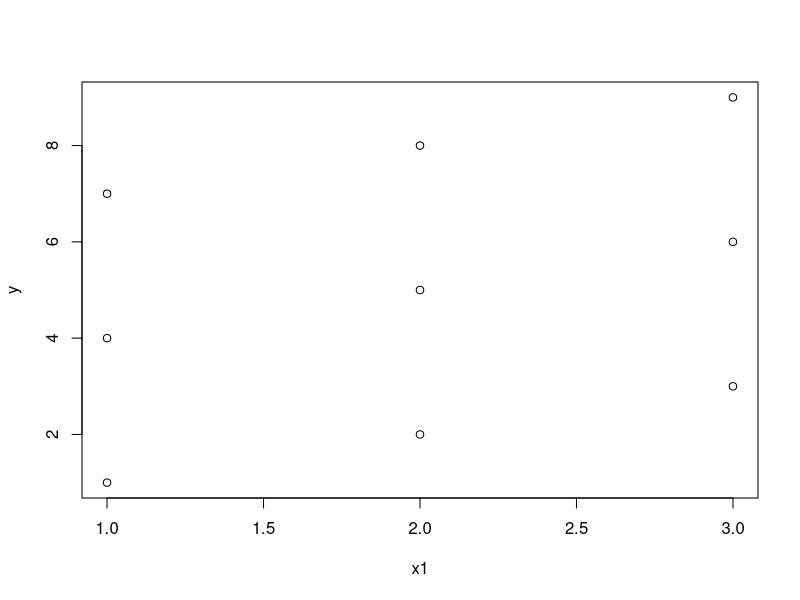

Source code (R):


(x1 <- 1:3)
(y <- 1:9)

(df1 <- cbind.data.frame(x1, y))
typeof(df1$x1)
str(df1)
plot(df1)

(x2 <- as.factor(c(1:3)))
(df2 <- cbind.data.frame(x2, y))
typeof(df2$x2)
str(df2)

x3 <- c(1:3)
df3 <- cbind.data.frame(x3, y)

(df3$x3 <- factor(df3$x3, levels = c(1, 2, 3)))

typeof(df3$x3)
str(df3)

x4 <- c(1:3)
(df4 <- cbind.data.frame(x4, y))
df4$x4 <- factor(df4$x4, levels = c(1,2,3),
                 labels = c("tom", "dick", "harry"))
df4


x5 <- c(1:3)
(df5 <- cbind.data.frame(x5, y))
df5$x5 <- ordered(df5$x5, levels = c(3,1,2),
                 labels = c("tom", "dick", "harry"))
df5


rm(list=ls())  # removes objects from environment
